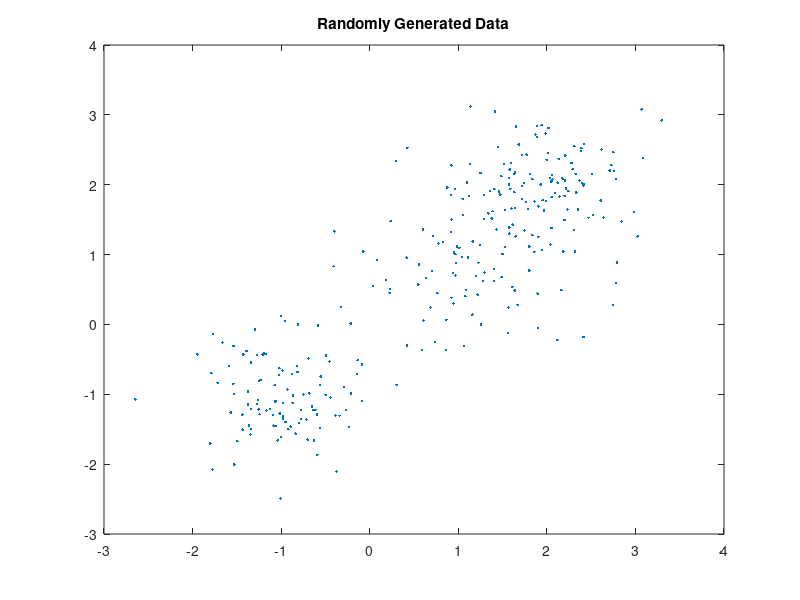
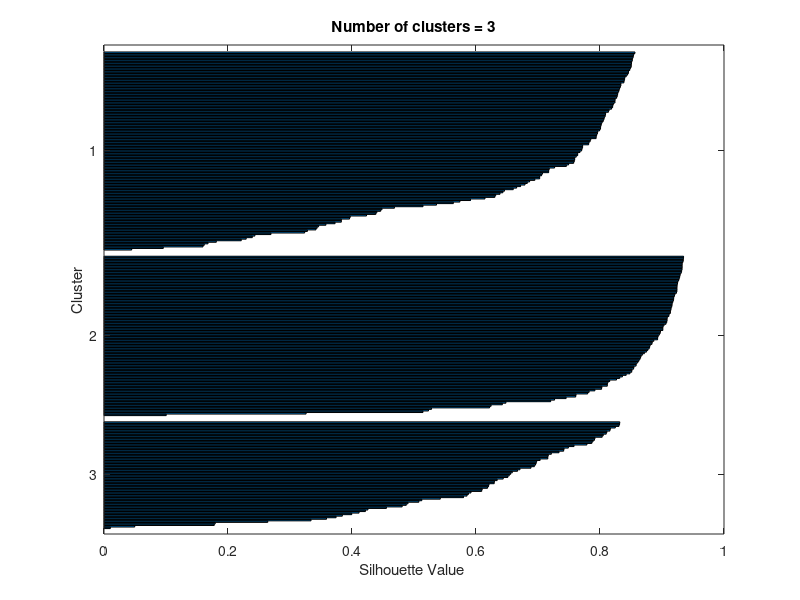
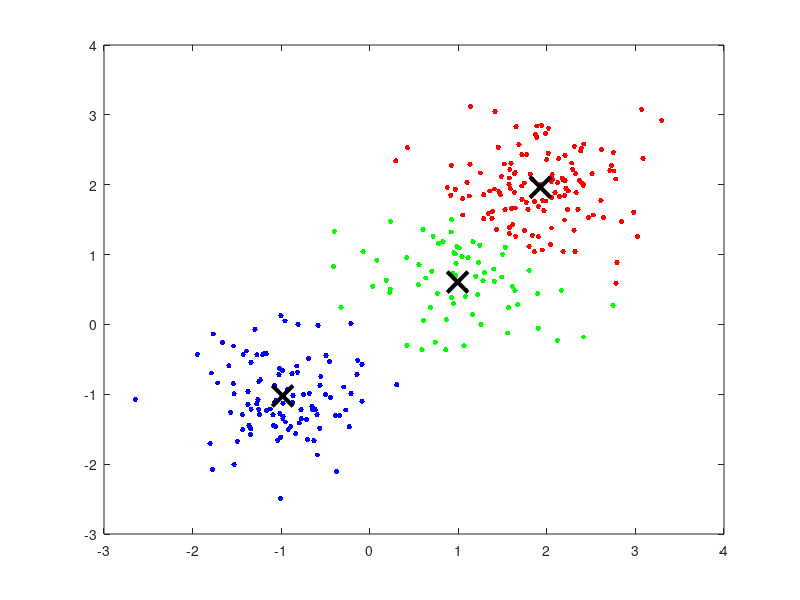

Write the MATLAB code that produced these figures, in order. (Note: this script raises an error after producing the figures.)
clear all;
clc;
close all;
rng default; % For reproducibility

% Generate data with three different distributions
data1 = [randn(100,2)*0.75+ones(100,2)];
data2 = [randn(100,2)*0.5-ones(100,2)];
data3 = [randn(100,2)*0.5+2*ones(100,2)];

data = [data1; data2; data3];

figure;
plot(data(:,1),data(:,2),'.');
title 'Randomly Generated Data';

k = 3;
[idx, C, sumd] = kmeans(data, k); 
[silh, h] = silhouette(data, idx, 'sqEuclidean');
title(['Number of clusters = ' int2str(k)]);
xlabel 'Silhouette Value '
ylabel 'Cluster'
mean_silh = mean(silh);


figure;
plot(data(idx==1,1), data(idx==1,2), 'r.', 'MarkerSize', 12)
hold on
plot(data(idx==2,1), data(idx==2,2), 'b.', 'MarkerSize', 12)
plot(data(idx==3,1), data(idx==3,2), 'g.', 'MarkerSize', 12)
plot(C(:,1), C(:,2), 'kx', 'MarkerSize', 15, 'LineWidth', 3) 
legend('Cluster 1', 'Cluster 2', 'Cluster 3', 'Centroids', 'Location', 'NW')
title 'Cluster Assignments and Centroids'
hold off


% Generate new test data
test_data = [randn(50,2)*0.75+ones(50,2);
             randn(50,2)*0.5-ones(50,2);
             randn(50,2)*0.5+2*ones(50,2)];

% Use the previously computed centroids to assign the test data to clusters
[test_idx, ~] = knnsearch(C, test_data);


figure;
gscatter(test_data(:,1), test_data(:,2), test_idx, 'rgb', 'o', 8);
title 'Test Data Cluster Assignments';